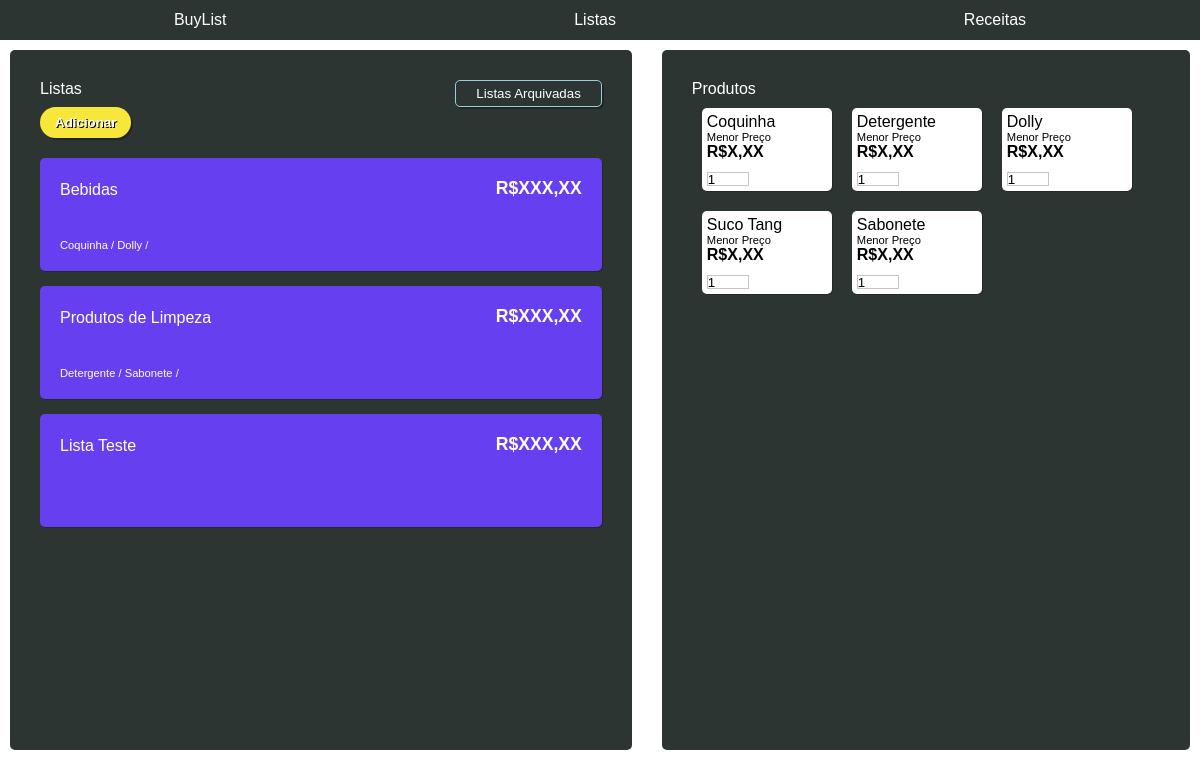
Page /home/ on the earlier database version.
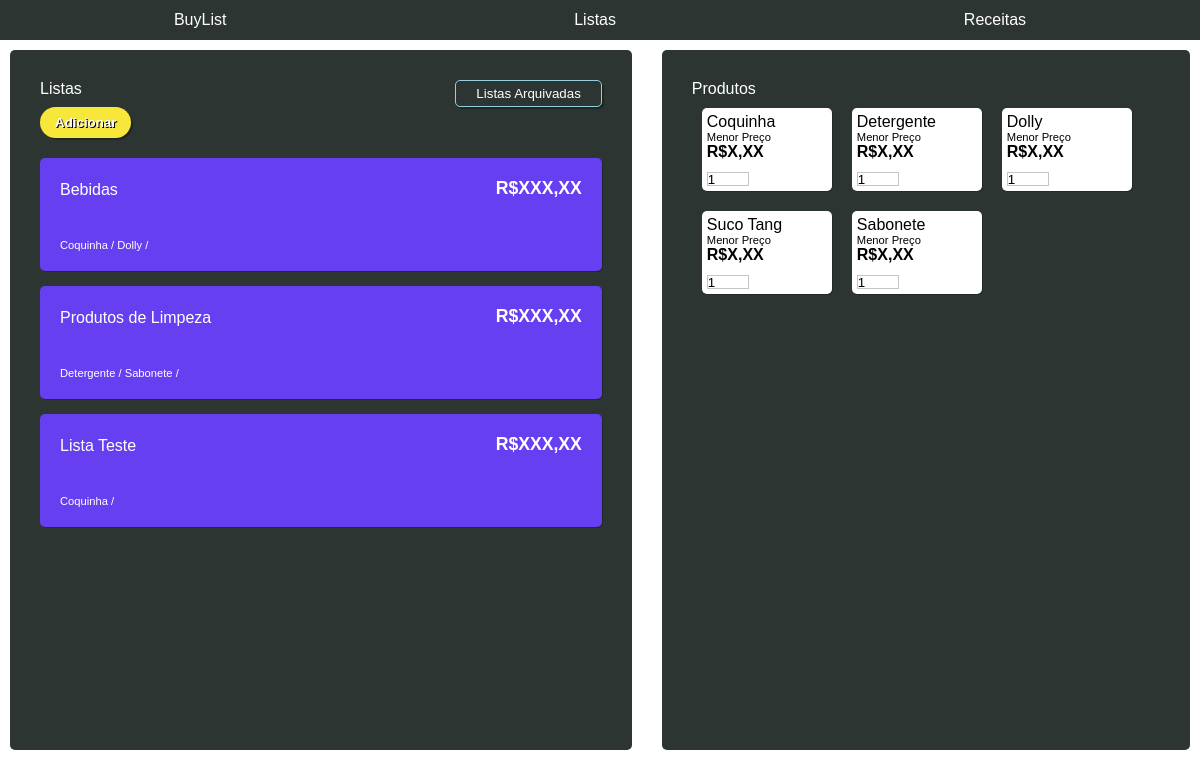
Same page on the later database version.
### List/models.py (models this page shows, shortened)
class List(models.Model):
    name = models.CharField(max_length=50)

class ProductsList(models.Model):
    product = models.ForeignKey(Product, on_delete=models.CASCADE)
    list = models.ForeignKey(List, on_delete=models.CASCADE)
    quantity = models.IntegerField(default=1)

class Product(models.Model):
    name = models.CharField(max_length=50)
    description = models.CharField(max_length=100, null=True)
    category = models.ForeignKey(Category, on_delete=models.SET_NULL, null=True)

### List/views.py (the view)
# urls.py: 2. Add a URL to urlpatterns:  path('', views.home, name='home')
def home(request):
    products = Product.objects.all
    lists = List.objects.all
    categories = Category.objects.all
    productsList = ProductsList.objects.all
    context = {
        'prods': products,
        'lists': lists,
        'categories': categories,
        'productsLists': productsList
    }
    return render(request, 'home.html', context)

### List/templates/home.html (shortened to what this page needs)
{% extends 'base.html' %}
{% block content %}
<section id="sectionHome">
    <div class="topSection">
        <p>Listas</p>
        <input type="button" class="discreetButton" value="Listas Arquivadas">
    </div>
    <div class="opSection">
        <input type="button" value="Adicionar" id="addButton" onclick="openPopup('addListPopUp')">
    </div>
    <div id="listas">
        {% for list in lists %}
        <div class="lista">
            <div id="listaFirstLine">
                <p class="listName">{{list.name}}</p>
                <p class="listPrice">R$XXX,XX</p>
            </div>
            <div id="listaSecondLine" onmouseover="showButton('li{{list.id}}', 'ap{{list.id}}')" onmouseout="hideButton('li{{list.id}}', 'ap{{list.id}}', )">
                <p class="listItens" id="li{{list.id}}">{% for pl in productsLists %}  {% if pl.list.id == list.id %} {{pl.product.name}} /  {% endif %} {% endfor %}</p>
            </div>
        </div>
        {% endfor %}
    </div>
</section>
<aside>
    <div class="topAside">
        <p>Produtos</p>
    </div>
    <div class="produtos">
        {% for prod in prods %}
            <div class="produto">
                <p class="prodName">{{prod.name}}</p>
                <p class="prodMP">Menor Preço</p>
                <p class="prodPrice">R$X,XX</p>
                <div class="row">
                    <input type="number" name="quantity" class="quantity" id="id{{prod.id}}" min="1" value="1">
                </div>
            </div>
        {% endfor %}
    </div>
</aside>
{% endblock %}

Differences in the rows shown:
added ProductsList: product.name "Coquinha", shown under List "Lista Teste"
